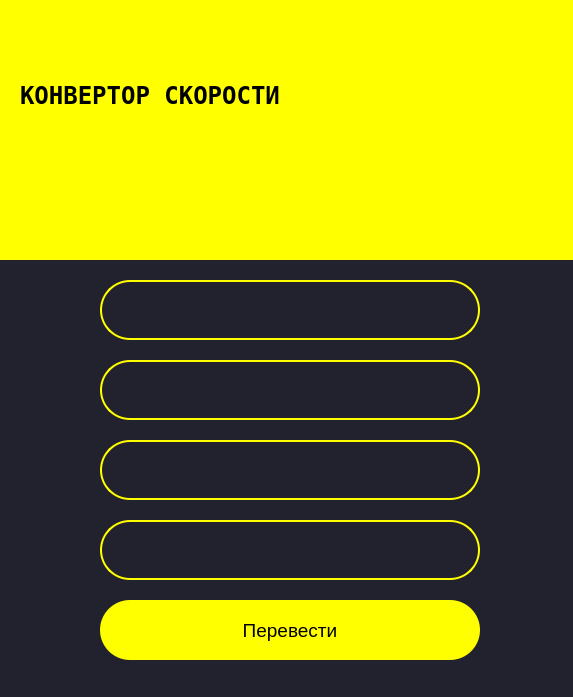
<?xml version="1.0" encoding="UTF-8"?>
<ui version="4.0">
 <class>MainWindow</class>
 <widget class="QMainWindow" name="MainWindow">
  <property name="geometry">
   <rect>
    <x>0</x>
    <y>0</y>
    <width>573</width>
    <height>697</height>
   </rect>
  </property>
  <property name="windowTitle">
   <string>MainWindow</string>
  </property>
  <property name="styleSheet">
   <string notr="true">background-color:#22222e</string>
  </property>
  <widget class="QWidget" name="centralwidget">
   <widget class="QWidget" name="widget" native="true">
    <property name="geometry">
     <rect>
      <x>0</x>
      <y>-10</y>
      <width>791</width>
      <height>270</height>
     </rect>
    </property>
    <property name="styleSheet">
     <string notr="true">background-color:#ffff00</string>
    </property>
    <widget class="QLabel" name="label">
     <property name="geometry">
      <rect>
       <x>20</x>
       <y>40</y>
       <width>761</width>
       <height>131</height>
      </rect>
     </property>
     <property name="font">
      <font>
       <family>NSimSun</family>
       <pointsize>18</pointsize>
       <weight>75</weight>
       <italic>false</italic>
       <bold>true</bold>
       <underline>false</underline>
       <strikeout>false</strikeout>
      </font>
     </property>
     <property name="text">
      <string>КОНВЕРТОР СКОРОСТИ</string>
     </property>
    </widget>
    <widget class="QLabel" name="label_2">
     <property name="geometry">
      <rect>
       <x>190</x>
       <y>130</y>
       <width>191</width>
       <height>111</height>
      </rect>
     </property>
     <property name="text">
      <string/>
     </property>
     <property name="textFormat">
      <enum>Qt::AutoText</enum>
     </property>
     <property name="pixmap">
      <pixmap>sign.png</pixmap>
     </property>
     <property name="scaledContents">
      <bool>true</bool>
     </property>
    </widget>
   </widget>
   <widget class="QLineEdit" name="input_edinitsi">
    <property name="geometry">
     <rect>
      <x>100</x>
      <y>280</y>
      <width>380</width>
      <height>60</height>
     </rect>
    </property>
    <property name="font">
     <font>
      <pointsize>14</pointsize>
     </font>
    </property>
    <property name="styleSheet">
     <string notr="true">background-color:#22222e;border:2px solid#ffff00;border-radius:30;color:white;</string>
    </property>
    <property name="alignment">
     <set>Qt::AlignCenter</set>
    </property>
   </widget>
   <widget class="QLineEdit" name="input_chislo">
    <property name="geometry">
     <rect>
      <x>100</x>
      <y>360</y>
      <width>380</width>
      <height>60</height>
     </rect>
    </property>
    <property name="font">
     <font>
      <pointsize>14</pointsize>
     </font>
    </property>
    <property name="styleSheet">
     <string notr="true">background-color:#22222e;border:2px solid#ffff00;border-radius:30;color:white;</string>
    </property>
    <property name="alignment">
     <set>Qt::AlignCenter</set>
    </property>
   </widget>
   <widget class="QLineEdit" name="output_edinitsi">
    <property name="geometry">
     <rect>
      <x>100</x>
      <y>440</y>
      <width>380</width>
      <height>60</height>
     </rect>
    </property>
    <property name="font">
     <font>
      <pointsize>14</pointsize>
     </font>
    </property>
    <property name="styleSheet">
     <string notr="true">background-color:#22222e;border:2px solid#ffff00;border-radius:30;color:white;</string>
    </property>
    <property name="alignment">
     <set>Qt::AlignCenter</set>
    </property>
   </widget>
   <widget class="QLineEdit" name="lineEdit_4">
    <property name="geometry">
     <rect>
      <x>100</x>
      <y>520</y>
      <width>380</width>
      <height>60</height>
     </rect>
    </property>
    <property name="font">
     <font>
      <pointsize>14</pointsize>
     </font>
    </property>
    <property name="styleSheet">
     <string notr="true">background-color:#22222e;border:2px solid#ffff00;border-radius:30;color:white;</string>
    </property>
    <property name="alignment">
     <set>Qt::AlignCenter</set>
    </property>
   </widget>
   <widget class="QPushButton" name="pushButton">
    <property name="geometry">
     <rect>
      <x>100</x>
      <y>600</y>
      <width>380</width>
      <height>60</height>
     </rect>
    </property>
    <property name="font">
     <font>
      <pointsize>14</pointsize>
     </font>
    </property>
    <property name="styleSheet">
     <string notr="true">QPushButton{background-color: #ffff00;border-radius: 30;color: black;} QPushButton: pressed {background-color: #fa4244;}</string>
    </property>
    <property name="text">
     <string>Перевести</string>
    </property>
    <property name="iconSize">
     <size>
      <width>30</width>
      <height>30</height>
     </size>
    </property>
   </widget>
  </widget>
 </widget>
 <resources/>
 <connections/>
</ui>
